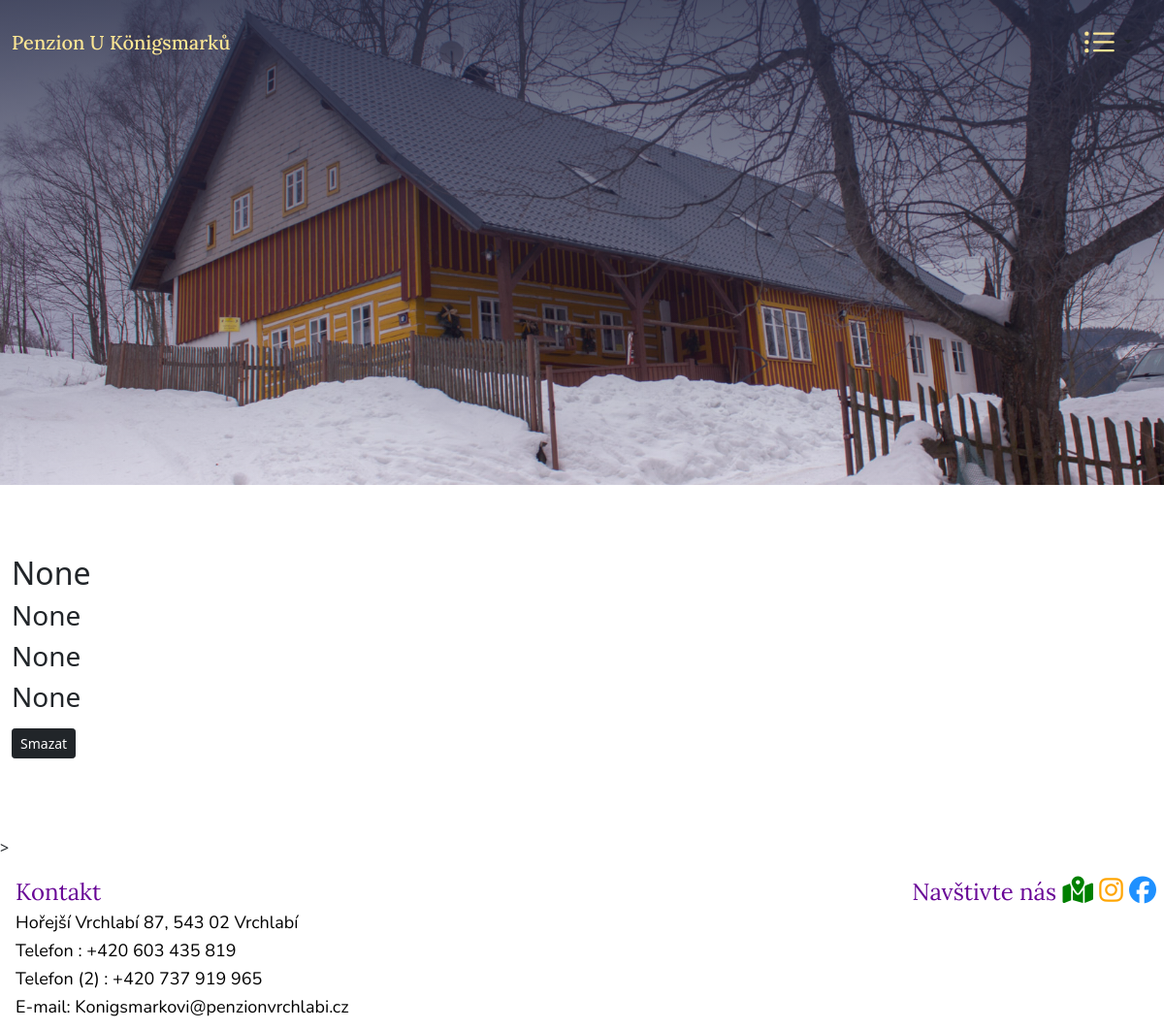
Before: /spravci/info/1/34 (signed in) with the older database file.
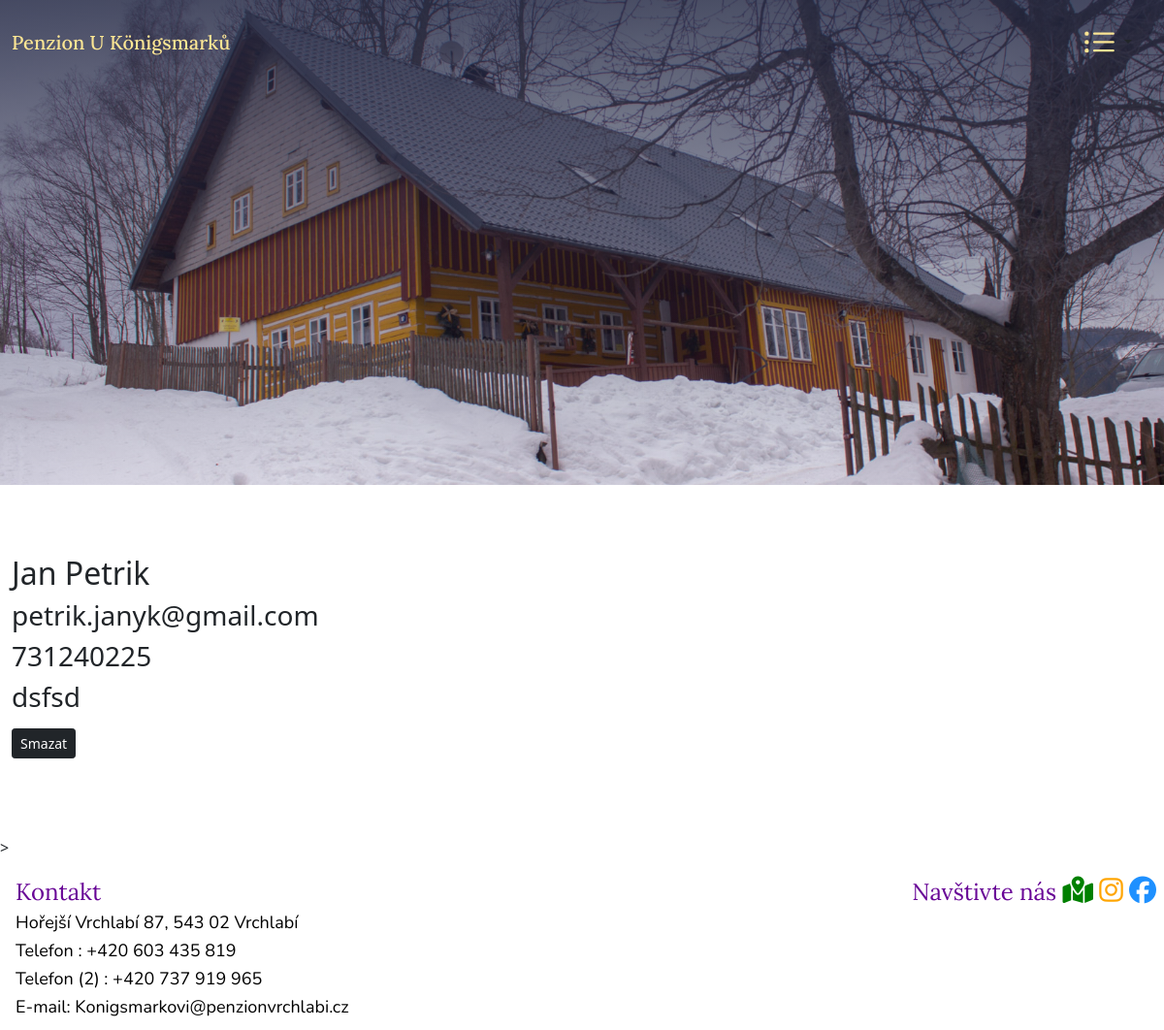
After: the same page with the newer database file.
### main.py (models this page shows)
class Association(UserMixin, db.Model):
    __tablename__ = 'association'
    apartmans_id = db.Column(ForeignKey('apartmans.id'), primary_key=True)
    dates_id = db.Column(ForeignKey('dates.id'), primary_key=True)
    is_reserved = db.Column(db.Boolean)
    child = relationship("Apartmans", back_populates="parents")
    parent = relationship("Dates", back_populates="children")
    jmeno = db.Column(db.String(250))
    email = db.Column(db.String(250))
    telefon = db.Column(db.String(250))
    infobody = db.Column(db.String(250))

### main.py (the view)
@login_required
@app.route('/spravci/info/<hosti_id>/<hosti_id2>', methods=['GET', 'POST'])
def infohosti(hosti_id, hosti_id2):
    filterino = Association.query.filter_by(apartmans_id=hosti_id, dates_id=hosti_id2).first()
    return render_template('infoohostetech.html', filterino=filterino)

### main.py (called while the page is built)
@login_manager.user_loader
def load_user(spravci_id):
    return Spravci.query.get(spravci_id)

### templates/infoohostetech.html
{% include "header.html" %}
<section class="my-5 ">
    <div class="container-fluid py-4">
        <h2>{{filterino.jmeno}}</h2>
        <h3>{{filterino.email}}</h3>
        <h3>{{filterino.telefon}}</h3>
        <h3>{{filterino.infobody}}</h3>
        <a class="btn btn-dark btn-sm my-2 " href="{{url_for('deleteinfo', deleteapartment=filterino.apartmans_id,
            deletedate=filterino.dates_id)}}">Smazat</a>
    </div>
</section>>
{% include "footer.html" %}

### templates/header.html (shortened to what this page needs)
<!DOCTYPE html>
<html lang="cs">
<head>
  <link href="{{ url_for('static', filename='vendor/bootstrap/css/bootstrap.min.css') }}" rel="stylesheet">
  <link rel="stylesheet" href="//bootstrap-extension.com/bootstrap-extension-5.0.0/css/bootstrap-extension.min.css" type="text/css">
  <link rel="stylesheet" href="{{ url_for('static', filename='css/main.css') }}">
</head>
<body>
<section>
<div class="container-fluid heureka">
  <div class="d-flex flex-row bd-highlight ">
    <div class="bd-highlight my-4 py-2   "><h5 class="leftnav"><a href="{{url_for('index')}}">Penzion U Königsmarků</a></h5></div>
    <div class="dropdown me-2 my-3 py-1 ms-auto">
       <button class="btn dropdown-toggle" type="button" id="dropdownMenuButton1" data-bs-toggle="dropdown" aria-expanded="false">
      </button>
    </div>
    </div>
    <div class="col-12 col-sm-12 py-5 ">
  </div>
  </div>
</section>

### templates/footer.html (shortened to what this page needs)
<footer>
<div class="d-flex bd-highlight flex-wrap pt-2 ">
  <div class="me-auto m-2 bd-highlight"><span class="kontakt ms-2">Kontakt </span>
    <p class="fp ms-2">Hořejší Vrchlabí 87, 543 02 Vrchlabí</p>
    <p class="fp ms-2">Telefon : +420 603 435 819</p>
    <p class="fp ms-2"> Telefon (2) : +420 737 919 965</p>
    <p class="fp ms-2"> E-mail: Konigsmarkovi@penzionvrchlabi.cz</p>
  </div>
    <div class=" bd-highlight m-2 align-items-end ">
    <span class="kontakt ms-2">Navštivte nás
      <a href="https://goo.gl/maps/gTSAiQuukmoabn9z8" target="_blank" ><i class="  fas fa-map-marked-alt"  style="font-size: 28px; color: green;"></i></a>
      <a href="https://www.instagram.com/penzion.u.konigsmarku/" target="_blank" ><i class=" fab fa-instagram" style="font-size: 28px; color: orange;"></i></a>
      <a href="https://www.facebook.com/penzion.u.konigsmarku" target="_blank" ><i class=" fab fa-facebook" style="font-size: 28px; color: Dodgerblue;"></i></a></span>
  </div>
</div>
  </footer>
</body>
</html>

### static/css/main.css (style rules this page uses)
.leftnav a { text-decoration: none; color: #fce694; font-family: 'Lora', serif; }
.fp { font-family: 'Nunito', sans-serif; font-size: 18px; margin-bottom:2px; color: black; }
.kontakt { color: #680696; font-family: 'Lora', serif; text-decoration: none; font-size:24px; }
.heureka { background:linear-gradient(0deg, rgba(36, 41, 67, 0), rgba(36, 41, 67, 0.8)), url("/static/fotky/uvodka2.jpg"); -webkit-background-size: cover; -moz-background-size: cover; -o-background-size: cover; background-size: cover; min-height: 200px; }
@media (min-width: 576px) { .heureka { background:linear-gradient(0deg, rgba(36, 41, 67, 0), rgba(36, 41, 67, 0.8)), url("/static/fotky/uvodka2.jpg"); -webkit-background-size: cover; -moz-background-size: cover; -o-background-size: cover; background-size: cover; min-height: 200px; } }
@media (min-width: 768px) { .heureka { background:linear-gradient(0deg, rgba(36, 41, 67, 0), rgba(36, 41, 67, 0.8)), url("/static/fotky/uvodka2.jpg"); -webkit-background-size: cover; -moz-background-size: cover; -o-background-size: cover; background-size: cover; min-height: 300px; } }
@media (min-width: 992px) { .heureka { background:linear-gradient(0deg, rgba(36, 41, 67, 0), rgba(36, 41, 67, 0.8)), url("/static/fotky/uvodka2.jpg"); -webkit-background-size: cover; -moz-background-size: cover; -o-background-size: cover; background-size: cover; min-height: 400px; } }
@media (min-width: 1200px) { .heureka { background:linear-gradient(0deg, rgba(36, 41, 67, 0), rgba(36, 41, 67, 0.8)), url("/static/fotky/uvodka2.jpg"); -webkit-background-size: cover; -moz-background-size: cover; -o-background-size: cover; background-size: cover; min-height: 500px; } }

Changed rows visible on the page:
now on this page (row edited): Association: jmeno "Jan Petrik", infobody "dsfsd"
Other visible differences:
{{ filterino.email }}: "None" → "petrik.janyk@gmail.com"
{{ filterino.telefon }}: "None" → "731240225"
{{ filterino.jmeno }}: "None" → (not shown)
{{ filterino.infobody }}: "None" → (not shown)
